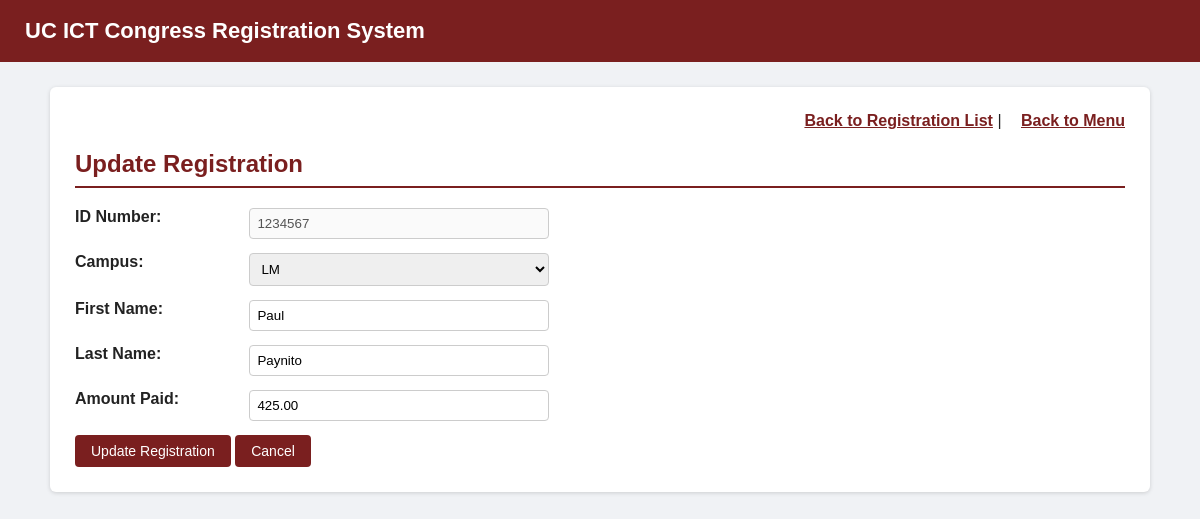
The app's page /update_registration.php?idNum=1234567 with its own data.
### tables this page shows
CREATE TABLE IF NOT EXISTS registration (
    idNum VARCHAR(20) NOT NULL,
    campus VARCHAR(20) NOT NULL,
    studFName VARCHAR(50) NOT NULL,
    studLName VARCHAR(50) NOT NULL,
    amountPaid DECIMAL(10,2) NOT NULL,
    attended VARCHAR(3) NOT NULL DEFAULT 'No',
    PRIMARY KEY (idNum)
);

### db.php (called while the page is built, shortened)
<?php
$campusList = array("Main", "Banilad", "LM", "Pardo");
?>

### update_registration.php (the view, shortened to what this page needs)
<?php include 'db.php'; ?>
<!DOCTYPE html>
<html>
<head>
    <link rel="stylesheet" href="style.css">
</head>
<body>
<div class="header">
    <h1>UC ICT Congress Registration System</h1>
</div>
<div class="container">
    <div class="top-links">
        <a href="registration.php">Back to Registration List</a> |
        <a href="index.php">Back to Menu</a>
    </div>
    <h2>Update Registration</h2>
    <?php
    if (isset($_GET['idNum'])) {
        $idNum = mysqli_real_escape_string($conn, $_GET['idNum']);
    } elseif (isset($_POST['idNum'])) {
        $idNum = mysqli_real_escape_string($conn, $_POST['idNum']);
    } else {
        echo "<div class='message error'>No student record selected.</div>";
        echo "</div></body></html>";
        exit();
    }
    $sql = "SELECT * FROM registration WHERE idNum='$idNum'";
    $result = mysqli_query($conn, $sql);
    $row = mysqli_fetch_assoc($result);
    ?>
    <form method="POST" action="update_registration.php">
        <div class="form-group">
            <label>ID Number:</label>
            <input type="text" value="<?php echo htmlspecialchars($row['idNum']); ?>" disabled>
        </div>
        <div class="form-group">
            <label>Campus:</label>
            <select name="campus" required>
                <?php foreach ($campusList as $c) {
                    $selected = ($c == $row['campus']) ? "selected" : "";
                    echo "<option value='$c' $selected>$c</option>";
                } ?>
            </select>
        </div>
        <div class="form-group">
            <label>First Name:</label>
            <input type="text" name="studFName" value="<?php echo htmlspecialchars($row['studFName']); ?>" required>
        </div>
        <div class="form-group">
            <label>Last Name:</label>
            <input type="text" name="studLName" value="<?php echo htmlspecialchars($row['studLName']); ?>" required>
        </div>
        <div class="form-group">
            <label>Amount Paid:</label>
            <input type="number" step="0.01" name="amountPaid" value="<?php echo $row['amountPaid']; ?>" required>
        </div>
        <button type="submit" class="btn">Update Registration</button>
        <a href="registration.php" class="btn">Cancel</a>
    </form>
</div>
</body>
</html>

### style.css (style rules this page uses)
* { box-sizing: border-box; }
body { font-family: Arial, Helvetica, sans-serif; background-color: #f0f2f5; margin: 0; padding: 0; color: #222; }
.header { background-color: #7a1f1f; color: #ffffff; padding: 18px 25px; }
.header h1 { margin: 0; font-size: 22px; }
.container { max-width: 1100px; margin: 25px auto; background-color: #ffffff; padding: 25px; border-radius: 6px; box-shadow: 0 1px 4px rgba(0,0,0,0.15); }
h2 { color: #7a1f1f; border-bottom: 2px solid #7a1f1f; padding-bottom: 8px; }
form { margin-top: 10px; }
.form-group { margin-bottom: 14px; }
label { display: inline-block; width: 170px; font-weight: bold; vertical-align: top; }
input[type="text"], input[type="number"], select { padding: 7px; width: 300px; border: 1px solid #ccc; border-radius: 4px; }
.btn { display: inline-block; padding: 8px 16px; background-color: #7a1f1f; color: #ffffff; border: none; border-radius: 4px; cursor: pointer; text-decoration: none; font-size: 14px; }
.top-links { text-align: right; margin-bottom: 10px; }
.top-links a { margin-left: 15px; color: #7a1f1f; font-weight: bold; text-decoration: underline; }

### records on screen
registration: idNum "1234567", studFName "Paul", studLName "Paynito", amountPaid "425.00"

### other values on screen
form field campus "LM"
